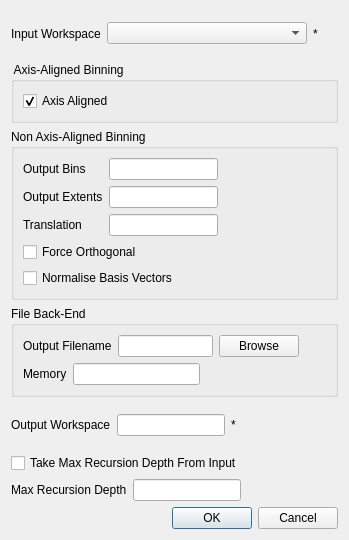
<?xml version="1.0" encoding="UTF-8"?>
<ui version="4.0">
 <class>Dialog</class>
 <widget class="QDialog" name="Dialog">
  <property name="geometry">
   <rect>
    <x>0</x>
    <y>0</y>
    <width>346</width>
    <height>540</height>
   </rect>
  </property>
  <property name="windowTitle">
   <string>Dialog</string>
  </property>
  <layout class="QVBoxLayout" name="verticalLayout">
   <item>
    <layout class="QHBoxLayout" name="input_layout">
     <item>
      <widget class="QLabel" name="lbl_workspace_input">
       <property name="text">
        <string>Input Workspace</string>
       </property>
      </widget>
     </item>
     <item>
      <widget class="MantidQt::MantidWidgets::WorkspaceSelector" name="workspace_selector">
       <property name="sizePolicy">
        <sizepolicy hsizetype="Minimum" vsizetype="Fixed">
         <horstretch>0</horstretch>
         <verstretch>0</verstretch>
        </sizepolicy>
       </property>
       <property name="minimumSize">
        <size>
         <width>200</width>
         <height>0</height>
        </size>
       </property>
      </widget>
     </item>
     <item>
      <widget class="QLabel" name="lbl_validator_input">
       <property name="text">
        <string>*</string>
       </property>
      </widget>
     </item>
     <item>
      <spacer name="horizontalSpacer">
       <property name="orientation">
        <enum>Qt::Horizontal</enum>
       </property>
       <property name="sizeType">
        <enum>QSizePolicy::MinimumExpanding</enum>
       </property>
       <property name="sizeHint" stdset="0">
        <size>
         <width>20</width>
         <height>20</height>
        </size>
       </property>
      </spacer>
     </item>
    </layout>
   </item>
   <item>
    <widget class="QGroupBox" name="axis_aligned_layout">
     <property name="title">
      <string> Axis-Aligned Binning</string>
     </property>
     <layout class="QVBoxLayout" name="verticalLayout_2">
      <item>
       <layout class="QVBoxLayout" name="verticalLayout_5">
        <item>
         <widget class="QCheckBox" name="ck_axis_aligned">
          <property name="text">
           <string>Axis Aligned</string>
          </property>
          <property name="checked">
           <bool>true</bool>
          </property>
         </widget>
        </item>
       </layout>
      </item>
     </layout>
    </widget>
   </item>
   <item>
    <widget class="QGroupBox" name="non_axis_aligned_layout">
     <property name="title">
      <string>Non Axis-Aligned Binning</string>
     </property>
     <layout class="QVBoxLayout" name="verticalLayout_4">
      <item>
       <layout class="QVBoxLayout" name="non_axis_aligned_core_layout">
        <item>
         <layout class="QHBoxLayout" name="output_bins_layout">
          <item>
           <widget class="QLabel" name="lbl_output_bins">
            <property name="sizePolicy">
             <sizepolicy hsizetype="Minimum" vsizetype="Preferred">
              <horstretch>0</horstretch>
              <verstretch>0</verstretch>
             </sizepolicy>
            </property>
            <property name="minimumSize">
             <size>
              <width>80</width>
              <height>0</height>
             </size>
            </property>
            <property name="text">
             <string>Output Bins</string>
            </property>
           </widget>
          </item>
          <item>
           <widget class="QLineEdit" name="txt_output_bins"/>
          </item>
          <item>
           <spacer name="horizontalSpacer_8">
            <property name="orientation">
             <enum>Qt::Horizontal</enum>
            </property>
            <property name="sizeHint" stdset="0">
             <size>
              <width>40</width>
              <height>20</height>
             </size>
            </property>
           </spacer>
          </item>
         </layout>
        </item>
        <item>
         <layout class="QHBoxLayout" name="output_extents_layout">
          <item>
           <widget class="QLabel" name="lbl_output_extents">
            <property name="sizePolicy">
             <sizepolicy hsizetype="Minimum" vsizetype="Preferred">
              <horstretch>0</horstretch>
              <verstretch>0</verstretch>
             </sizepolicy>
            </property>
            <property name="minimumSize">
             <size>
              <width>80</width>
              <height>0</height>
             </size>
            </property>
            <property name="text">
             <string>Output Extents</string>
            </property>
           </widget>
          </item>
          <item>
           <widget class="QLineEdit" name="txt_output_extents"/>
          </item>
          <item>
           <spacer name="horizontalSpacer_7">
            <property name="orientation">
             <enum>Qt::Horizontal</enum>
            </property>
            <property name="sizeHint" stdset="0">
             <size>
              <width>40</width>
              <height>20</height>
             </size>
            </property>
           </spacer>
          </item>
         </layout>
        </item>
        <item>
         <layout class="QHBoxLayout" name="translation_layout">
          <item>
           <widget class="QLabel" name="lbl_translation">
            <property name="sizePolicy">
             <sizepolicy hsizetype="Minimum" vsizetype="Preferred">
              <horstretch>0</horstretch>
              <verstretch>0</verstretch>
             </sizepolicy>
            </property>
            <property name="minimumSize">
             <size>
              <width>80</width>
              <height>0</height>
             </size>
            </property>
            <property name="text">
             <string>Translation</string>
            </property>
           </widget>
          </item>
          <item>
           <widget class="QLineEdit" name="txt_translation"/>
          </item>
          <item>
           <spacer name="horizontalSpacer_6">
            <property name="orientation">
             <enum>Qt::Horizontal</enum>
            </property>
            <property name="sizeHint" stdset="0">
             <size>
              <width>40</width>
              <height>20</height>
             </size>
            </property>
           </spacer>
          </item>
         </layout>
        </item>
        <item>
         <widget class="QCheckBox" name="ck_force_orthogonal">
          <property name="text">
           <string>Force Orthogonal</string>
          </property>
         </widget>
        </item>
        <item>
         <widget class="QCheckBox" name="ck_normalisebasisvectors">
          <property name="text">
           <string>Normalise Basis Vectors</string>
          </property>
         </widget>
        </item>
       </layout>
      </item>
     </layout>
    </widget>
   </item>
   <item>
    <widget class="QGroupBox" name="file_backend_layout">
     <property name="title">
      <string>File Back-End</string>
     </property>
     <layout class="QVBoxLayout" name="verticalLayout_3">
      <item>
       <layout class="QHBoxLayout" name="output_layout_2">
        <item>
         <widget class="QLabel" name="lbl_output_filename">
          <property name="text">
           <string>Output Filename</string>
          </property>
         </widget>
        </item>
        <item>
         <widget class="QLineEdit" name="txt_filename"/>
        </item>
        <item>
         <widget class="QPushButton" name="btn_browse">
          <property name="text">
           <string>Browse</string>
          </property>
         </widget>
        </item>
        <item>
         <spacer name="horizontalSpacer_4">
          <property name="orientation">
           <enum>Qt::Horizontal</enum>
          </property>
          <property name="sizeHint" stdset="0">
           <size>
            <width>40</width>
            <height>20</height>
           </size>
          </property>
         </spacer>
        </item>
       </layout>
      </item>
      <item>
       <layout class="QHBoxLayout" name="memory_layout">
        <item>
         <widget class="QLabel" name="lbl_memory">
          <property name="text">
           <string>Memory</string>
          </property>
         </widget>
        </item>
        <item>
         <widget class="QLineEdit" name="txt_memory"/>
        </item>
        <item>
         <spacer name="horizontalSpacer_5">
          <property name="orientation">
           <enum>Qt::Horizontal</enum>
          </property>
          <property name="sizeHint" stdset="0">
           <size>
            <width>40</width>
            <height>20</height>
           </size>
          </property>
         </spacer>
        </item>
       </layout>
      </item>
     </layout>
    </widget>
   </item>
   <item>
    <layout class="QHBoxLayout" name="output_layout">
     <item>
      <widget class="QLabel" name="lbl_workspace_output">
       <property name="text">
        <string>Output Workspace</string>
       </property>
      </widget>
     </item>
     <item>
      <widget class="QLineEdit" name="txt_output"/>
     </item>
     <item>
      <widget class="QLabel" name="lbl_validator_output">
       <property name="text">
        <string>*</string>
       </property>
      </widget>
     </item>
     <item>
      <spacer name="horizontalSpacer_3">
       <property name="orientation">
        <enum>Qt::Horizontal</enum>
       </property>
       <property name="sizeHint" stdset="0">
        <size>
         <width>40</width>
         <height>20</height>
        </size>
       </property>
      </spacer>
     </item>
    </layout>
   </item>
   <item>
    <layout class="QVBoxLayout" name="recursion_layouts">
     <item>
      <widget class="QCheckBox" name="ck_max_from_input">
       <property name="text">
        <string>Take Max Recursion Depth From Input</string>
       </property>
      </widget>
     </item>
     <item>
      <layout class="QHBoxLayout" name="recursion_layout">
       <item>
        <widget class="QLabel" name="lbl_resursion_depth">
         <property name="text">
          <string>Max Recursion Depth</string>
         </property>
        </widget>
       </item>
       <item>
        <widget class="QLineEdit" name="txt_resursion_depth"/>
       </item>
       <item>
        <spacer name="horizontalSpacer_2">
         <property name="orientation">
          <enum>Qt::Horizontal</enum>
         </property>
         <property name="sizeHint" stdset="0">
          <size>
           <width>40</width>
           <height>20</height>
          </size>
         </property>
        </spacer>
       </item>
      </layout>
     </item>
    </layout>
   </item>
   <item>
    <widget class="QDialogButtonBox" name="controls">
     <property name="orientation">
      <enum>Qt::Horizontal</enum>
     </property>
     <property name="standardButtons">
      <set>QDialogButtonBox::Cancel|QDialogButtonBox::Ok</set>
     </property>
    </widget>
   </item>
  </layout>
 </widget>
 <customwidgets>
  <customwidget>
   <class>MantidQt::MantidWidgets::WorkspaceSelector</class>
   <extends>QComboBox</extends>
   <header>MantidQtMantidWidgets/WorkspaceSelector.h</header>
  </customwidget>
 </customwidgets>
 <resources/>
 <connections>
  <connection>
   <sender>controls</sender>
   <signal>accepted()</signal>
   <receiver>Dialog</receiver>
   <slot>accept()</slot>
   <hints>
    <hint type="sourcelabel">
     <x>248</x>
     <y>254</y>
    </hint>
    <hint type="destinationlabel">
     <x>157</x>
     <y>274</y>
    </hint>
   </hints>
  </connection>
  <connection>
   <sender>controls</sender>
   <signal>rejected()</signal>
   <receiver>Dialog</receiver>
   <slot>reject()</slot>
   <hints>
    <hint type="sourcelabel">
     <x>316</x>
     <y>260</y>
    </hint>
    <hint type="destinationlabel">
     <x>286</x>
     <y>274</y>
    </hint>
   </hints>
  </connection>
 </connections>
</ui>
